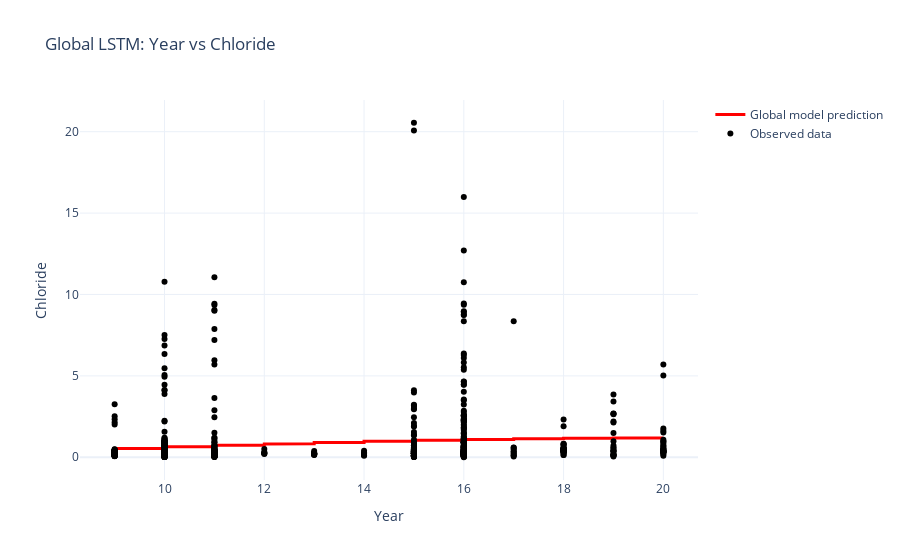

The notebook cell this image was saved under:
### Code cell
# ===== CSV 로드 =====
csv_path = r"C:\Users\admin\OneDrive - 중앙대학교\Federated Learning\csv\Global Model Data.csv"
df = pd.read_csv(csv_path)

years = df["year"].values.astype(np.float32)
chloride_true = df["chloride"].values.astype(np.float32)

# LSTM 입력 시퀀스
SEQ_LEN = cfg["seq_len"]

X = []
for i in range(len(years) - SEQ_LEN):
    X.append(years[i:i+SEQ_LEN])

X = torch.tensor(X).unsqueeze(-1)

# 예측
global_model.eval()
with torch.no_grad():
    y_pred = global_model(X).cpu().numpy().flatten()

x_plot = years[SEQ_LEN:]

# Plotly 그래프
fig = go.Figure()

fig.add_trace(go.Scatter(
    x=x_plot,
    y=y_pred,
    mode="lines",
    name="Global model prediction",
    line=dict(color="red", width=3)
))

fig.add_trace(go.Scatter(
    x=years,
    y=chloride_true,
    mode="markers",
    name="Observed data",
    marker=dict(color="black", size=6)
))

fig.update_layout(
    title="Global LSTM: Year vs Chloride",
    xaxis_title="Year",
    yaxis_title="Chloride",
    template="plotly_white"
)

fig.show()

### Figure 1 — Plotly figure (JSON) as saved in the notebook; plotly's stock layout.template omitted (floating-point values rounded to 4 significant figures; data arrays with more than 128 entries replaced by an {"elided": "..."} marker saying what was removed)
{"data": [{"line": {"color": "red", "width": 3}, "mode": "lines", "name": "Global model prediction", "type": "scatter", "x": {"elided": "828 int values"}, "y": {"elided": "828 float values"}}, {"marker": {"color": "black", "size": 6}, "mode": "markers", "name": "Observed data", "type": "scatter", "x": {"elided": "838 int values"}, "y": {"elided": "838 float values"}}], "layout": {"title": {"text": "Global LSTM: Year vs Chloride"}, "xaxis": {"title": {"text": "Year"}}, "yaxis": {"title": {"text": "Chloride"}}}}
